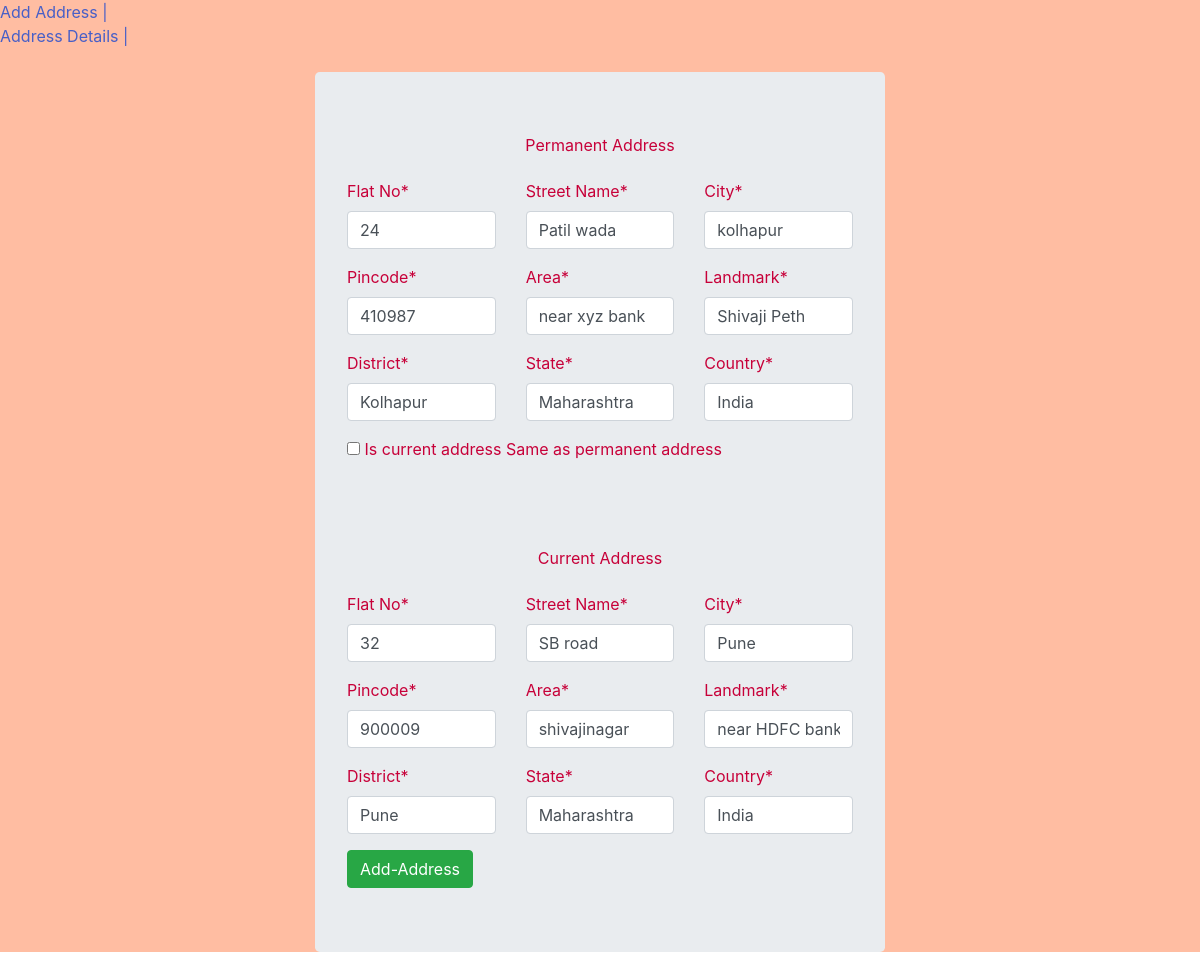
The app's page /fa/update/3/ with its own data.
### AddressApp/models.py (models this page shows, shortened)
class PermanentAddress(models.Model):
    flat_no = models.IntegerField()
    street_name = models.CharField(max_length=100)
    city = models.CharField(max_length=100)
    pincode = models.IntegerField()
    area = models.CharField(max_length=100)
    landmark = models.CharField(max_length=100)
    district = models.CharField(max_length=100)
    state = models.CharField(max_length=100)
    country = models.CharField(max_length=100)

class CurrentAddress(models.Model):
    Cflat_no = models.IntegerField()
    Cstreet_name = models.CharField(max_length=100)
    Ccity = models.CharField(max_length=100)
    Cpincode = models.IntegerField()
    Carea = models.CharField(max_length=100)
    Clandmark = models.CharField(max_length=100)
    Cdistrict = models.CharField(max_length=100)
    Cstate = models.CharField(max_length=100)
    Ccountry = models.CharField(max_length=100)

### AddressApp/views.py (the view, shortened to what this page needs)
# urls.py: path('update/<int:i>/',views.updateAddress,name='update'),
def updateAddress(request,i):
    paddr = PermanentAddress.objects.get(id=i)
    form = PermanentAddressForm(instance=paddr)
    caddr = CurrentAddress.objects.get(id=i)
    form_1 = CurrentAddressForm(instance=caddr)
    template_name = 'AddressApp/addAddress.html'
    context = {'form': form,'form_1':form_1}
    return render(request, template_name, context)

### AddressApp/forms.py
class PermanentAddressForm(forms.ModelForm):
    class Meta :
        model = PermanentAddress
        fields = '__all__'
        labels = {
            'flat_no': 'Flat No',
            'street_name': 'Street Name',
            'city': 'City',
            'pincode': 'Pincode',
            'area': 'Area',
            'landmark': 'Landmark',
            'district': 'District',
            'state': 'State',
            'country': 'Country'
        }

class CurrentAddressForm(forms.ModelForm):
    class Meta:
        model = CurrentAddress
        fields = '__all__'
        labels = {
            'Cflat_no': 'Flat No',
            'Cstreet_name': 'Street Name',
            'Ccity': 'City',
            'Cpincode':'Pincode',
            'Carea': 'Area',
            'Clandmark':'Landmark',
            'Cdistrict':'District',
            'Cstate':'State',
            'Ccountry':'Country'
        }

### templates/AddressApp/addAddress.html (shortened to what this page needs)
{% extends 'layout.html' %}
{% load crispy_forms_tags %}
{% block content %}
    <div class="container" style="width:50%; color:#C70039; bgcolor=lightgreen" >
        <form method="post" class="jumbotron" enctype="multipart/form-data">
            <center><h3>Permanent Address</h3></center><br>
            <div class="row">
                <div class="col-4">
                    {{form.flat_no|as_crispy_field}}
                </div>
                <div class="col-4">
                    {{form.street_name|as_crispy_field}}
                </div>
                <div class="col-4">
                    {{form.city|as_crispy_field}}
                </div>
            </div>
            <div class="row">
                <div class="col-4">
                    {{form.pincode|as_crispy_field}}
                </div>
                <div class="col-4">
                    {{form.area|as_crispy_field}}
                </div>
                <div class="col-4">
                    {{form.landmark|as_crispy_field}}
                </div>
            </div>
            <div class="row">
                <div class="col-4">
                    {{form.district|as_crispy_field}}
                </div>
                <div class="col-4">
                    {{form.state|as_crispy_field}}
                </div>
                <div class="col-4">
                    {{form.country|as_crispy_field}}
                </div>
            </div>
            <div class="form-group">
                <input type="checkbox" id="checkBox" onclick="FillAddressInput()"> Is current address Same as permanent address
            </div>
            <br><br><br>
            <center><h3>Current Address</h3></center><br>
            <div class="row">
                <div class="col-4">
                    {{form_1.Cflat_no|as_crispy_field}}
                </div>
                <div class="col-4">
                    {{form_1.Cstreet_name|as_crispy_field}}
                </div>
                <div class="col-4">
                    {{form_1.Ccity|as_crispy_field}}
                </div>
            </div>
            <div class="row">
                <div class="col-4">
                    {{form_1.Cpincode|as_crispy_field}}
                </div>
                <div class="col-4">
                    {{form_1.Carea|as_crispy_field}}
                </div>
                <div class="col-4">
                    {{form_1.Clandmark|as_crispy_field}}
                </div>
            </div>
            <div class="row">
                <div class="col-4">
                    {{form_1.Cdistrict|as_crispy_field}}
                </div>
                <div class="col-4">
                    {{form_1.Cstate|as_crispy_field}}
                </div>
                <div class="col-4">
                    {{form_1.Ccountry|as_crispy_field}}
                </div>
            </div>
            <input type="submit" value="Add-Address" class="btn btn-success">
        </form>
    </div>
{% endblock %}

### static/loan_calculator.css (style rules this page uses)
body { margin:0; padding:0; box-sizing:border-box; background-color:#ffbda2; }

### records on screen
PermanentAddress: flat_no "24", street_name "Patil wada", city "kolhapur", pincode "410987", area "near xyz bank", landmark "Shivaji Peth", district "Kolhapur", state "Maharashtra", country "India"
CurrentAddress: Cflat_no "32", Cstreet_name "SB road", Ccity "Pune", Cpincode "900009", Carea "shivajinagar", Clandmark "near HDFC bank", Cdistrict "Pune", Cstate "Maharashtra", Ccountry "India"
